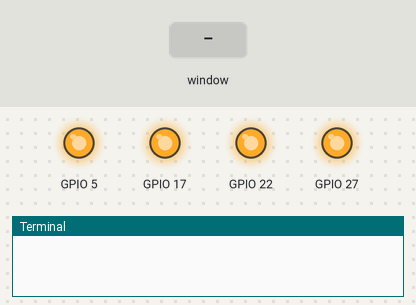
This program was run on a simulated Raspberry Pi (BCM pin numbers). Shown: output pins drawn as LEDs (lit = HIGH), the last lines printed to the terminal. The test bench sets the inputs (shaded band). The desktop window is not drawn, its controls go by their first labels and the mouse button is held 0.15 s. At 5.8 s the program stops and its outputs stay as they are.

Above: at 1.2 s.
1.3 s: control labelled "Output 1" in the window clicked
At 1.7 s:
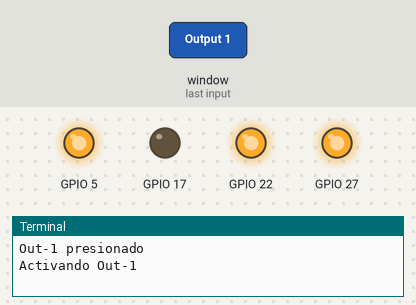
2.8 s: control labelled "Output 2" in the window clicked
At 4.0 s:
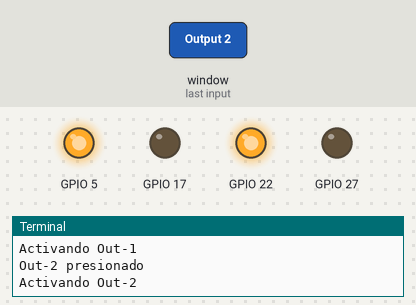
4.3 s: control labelled "Output 3" in the window clicked
At 5.2 s:
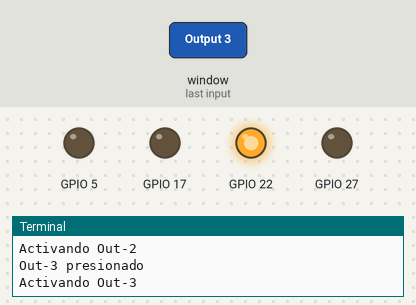
5.8 s: control labelled "SALIR" in the window clicked
At 6.3 s:
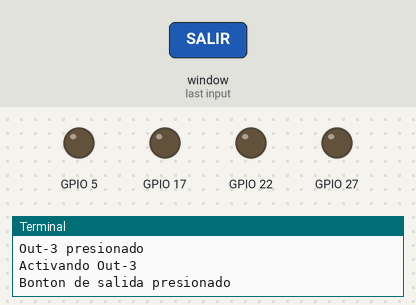
Timing chart, 0 to 7.3 s (numbered marks = the images above; inputs shaded):
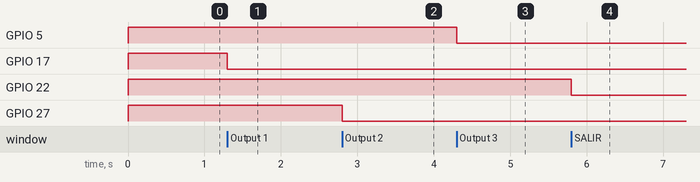

Measured:
- after the input at 1.3 s, GPIO 17: HIGH → LOW at once
- after the input at 2.8 s, GPIO 27: HIGH → LOW at once
- after the input at 4.3 s, GPIO 5: HIGH → LOW at once
- after the input at 5.8 s, GPIO 22: HIGH → LOW at once

The program:

Generic_Input-Output-GPIO-Raspberry.py-v1.0.2.py
```python
"""
GPIO Control Script in Python

This Python script use of the RPi.GPIO library to control GPIO pins on a Raspberry Pi. The script configures one GPIO pin as input, reading its state and printing the result. Additionally, it configures another GPIO pin as output, toggling its state between high and low.

Requirements:
- Raspberry Pi with RPi.GPIO library installed

Usage:
1. Connect a switch/button to the input GPIO pin.
2. Connect an LED to the output GPIO pin via a current-limiting resistor.
3. Run this script to read the input state and toggle the output state.

Note: Adjust GPIO pin numbers according to your hardware configuration.

Author: [Eduardo Valdez]
"""


import tkinter as tk
import RPi.GPIO as GPIO

GPIO.setwarnings(False)

GPIO.setmode(GPIO.BCM)

#Rele 1
GPIO.setup(17,GPIO.OUT)
GPIO.output(17,GPIO.HIGH)

#Rele 2
GPIO.setup(27,GPIO.OUT)
GPIO.output(27,GPIO.HIGH)

#Rele 3
GPIO.setup(5,GPIO.OUT)
GPIO.output(5,GPIO.HIGH)

#Rele 4
GPIO.setup(22,GPIO.OUT)
GPIO.output(22,GPIO.HIGH)

#SE1
GPIO.setup(26, GPIO.IN)

#SE2
GPIO.setup(16, GPIO.IN)

#SE3
GPIO.setup(13, GPIO.IN)

#SE4
GPIO.setup(6, GPIO.IN)


class LED(tk.Frame):
    def __init__(self, master, size=30, color_off="gray", color_on="red"):
        tk.Frame.__init__(self, master, width=size, height=size, borderwidth=1, relief="solid", bg=color_off)
        self.pack_propagate(False)

        # Inicializar el estado apagado
        self.state = False

        self.label = tk.Label(self, text="OFF", font=("Arial", 8), bg=color_off)
        self.label.place(relx=0.5, rely=0.5, anchor="center")

    def update_color(self, state):
        # Actualizar el color del LED según el estado
        color = "green" if state else "red"
        tetx = "ON" if state else "OFF"
        self.configure(bg=color)
        self.label.configure(bg=color, text=text)

def Rel_1():
    print("Out-1 presionado")
    if GPIO.input(17):
        GPIO.output(17,GPIO.LOW)
        print("Activando Out-1")
        Rele_1BOTON["text"] = "Out-1 ON"
        Rele_1BOTON["bg"] = "green"

    else:
        GPIO.output(17,GPIO.HIGH)
        print("Desactivando Out-1")
        Rele_1BOTON["text"] = "Out-1 OFF"
        Rele_1BOTON["bg"] = "red"  # Cambiar color a rojo

def Rel_2():
    print("Out-2 presionado")
    if GPIO.input(27):
        GPIO.output(27,GPIO.LOW)
        print("Activando Out-2")
        Rele_2BOTON["text"] = "Out-2 ON"
        Rele_2BOTON["bg"] = "green"
    else:
        GPIO.output(27,GPIO.HIGH)
        print("Desactivando Out-2")
        Rele_2BOTON["text"] = "Out-2 OFF"
        Rele_2BOTON["bg"] = "red"

def Rel_3():
    print("Out-3 presionado")
    if GPIO.input(5):
        GPIO.output(5,GPIO.LOW)
        print("Activando Out-3")
        Rele_3BOTON["text"] = "RELE 3 ON"
        Rele_3BOTON["bg"] = "green"
    else:
        GPIO.output(5,GPIO.HIGH)
        print("Desactivando Out-3")
        Rele_3BOTON["text"] = "Out-3 OFF"
        Rele_3BOTON["bg"] = "red"

def Rel_4():
    print("Out-4 presionado")
    if GPIO.input(22):
        GPIO.output(22,GPIO.LOW)
        print("Activando Out-4")
        Rele_4BOTON["text"] = "Out-4 ON"
        Rele_4BOTON["bg"] = "green"
    else:
        GPIO.output(22,GPIO.HIGH)
        print("Desactivando Out-4")
        Rele_4BOTON["text"] = "Out-4 OFF"
        Rele_4BOTON["bg"] = "red"

def SE_1():
    SE1 = GPIO.input(26)
    if (SE1 == True):
        print("in-1 activado")
        SE_1_LED.update_color(state)
        #time.sleep(0.3)
    else:
         print("in-1 desactivado")

def SE_2():
    SE2 = GPIO.input(26)
    if (SE2 == True):
        print("in-2 activado")
        #time.sleep(0.3)
    else:
         print("in-2 desactivado")

def SE_3():
    SE3 = GPIO.input(26)
    if (SE3 == True):
        print("in-3 activado")
        #time.sleep(0.3)
    else:
         print("in-3 desactivado")

def SE_4():
    SE4 = GPIO.input(26)
    if (SE4 == True):
        print("in-4 activado")
        #time.sleep(0.3)
    else:
         print("in-4 desactivado")

def salir():
    print("Bonton de salida presionado")
    GPIO.cleanup()
    ventana.destroy()

ventana = tk.Tk()
ventana.title("INPUT-OUTPUT")
ventana.geometry("400x400")

SlirButton = tk.Button(ventana,text = "SALIR",
                    command = salir,height = 2,width = 6)
SlirButton.place(x=165, y=295)


SE = tk.Label(ventana, text = "Outputs", fg="Blue",font=("Helvetica", 14))
SE.place(x=40, y=10)
#botones  reles
Rele_1BOTON = tk.Button(ventana,text = "Output 1",
                    command = Rel_1,height =  2,width = 8)
Rele_1BOTON.place(x=50, y=60)

Rele_2BOTON = tk.Button(ventana,text = "Output 2",
                    command = Rel_2,height = 2,width = 8)
Rele_2BOTON.place(x=50, y=115)

Rele_3BOTON = tk.Button(ventana,text = "Output 3",
                    command = Rel_3,height = 2,width = 8)
Rele_3BOTON.place(x=50, y=170)

Rele_4BOTON = tk.Button(ventana,text = "Output 4",
                    command = Rel_4,height = 2,width = 8)
Rele_4BOTON.place(x=50, y=235)


SE = tk.Label(ventana, text = "Inputs", fg="Blue",font=("Helvetica", 14))
SE.place(x=200, y=10)

SE1 = tk.Label(ventana, text = "Input 1")
SE1.place(x=215, y=40)

SE_1_LED = LED(ventana, size=30, color_off="red", color_on="green")
SE_1_LED.place(x=270, y=65)


SE2 = tk.Label(ventana, text = "Input 2")
SE2.place(x=215, y=100)

SE_2_LED = LED(ventana, size=30, color_off="red", color_on="green")
SE_2_LED.place(x=270, y=125)

SE3 = tk.Label(ventana, text = "Input 3")
SE3.place(x=215, y=160)

SE_3_LED = LED(ventana, size=30, color_off="red", color_on="green")
SE_3_LED.place(x=270, y=185)

SE4 = tk.Label(ventana, text = "Input 4")
SE4.place(x=215, y=220)

SE_4_LED = LED(ventana, size=30, color_off="red", color_on="green")
SE_4_LED.place(x=270, y=245)


ventana.mainloop()
```
